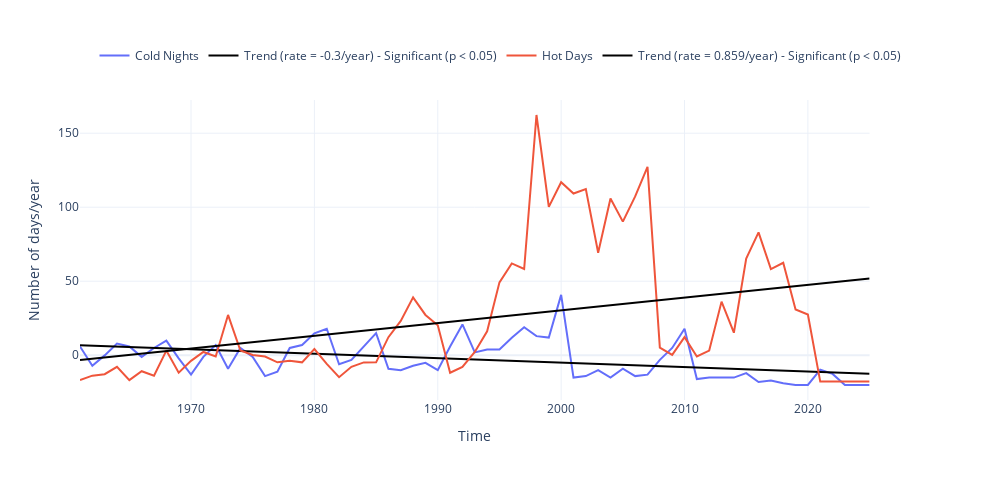

The code cell stored with this chart in its notebook:
### Markdown cell above
The following plot shows how many days a year the temperature is over (below) the 90th (10th) percentile

### Code cell
dict_plot = [{'data' : df_cold_anom*3.6525, 'var' : 'Perc_Anom', 'ax' : 1, 'label' : 'Cold Nights'},
             {'data' : df_hot_anom*3.6525, 'var' : 'Perc_Anom', 'ax' : 1, 'label' : 'Hot Days'}]
fig, TRENDS = plot_timeseries_interactive(dict_plot, trendline=True, figsize = (25, 12), return_trend = True, label_yaxes = 'Number of days/year')
fig.write_html(op.join(path_figs, 'F4_ST_hot_cold.html'), include_plotlyjs="cdn")

glue("trend_cold_decade", float(TRENDS[0]*10), display=False)
glue("trend_hot_decade", float(TRENDS[1]*10), display=False)
glue("trend_fig", fig_int_to_glue(fig), display=False)
